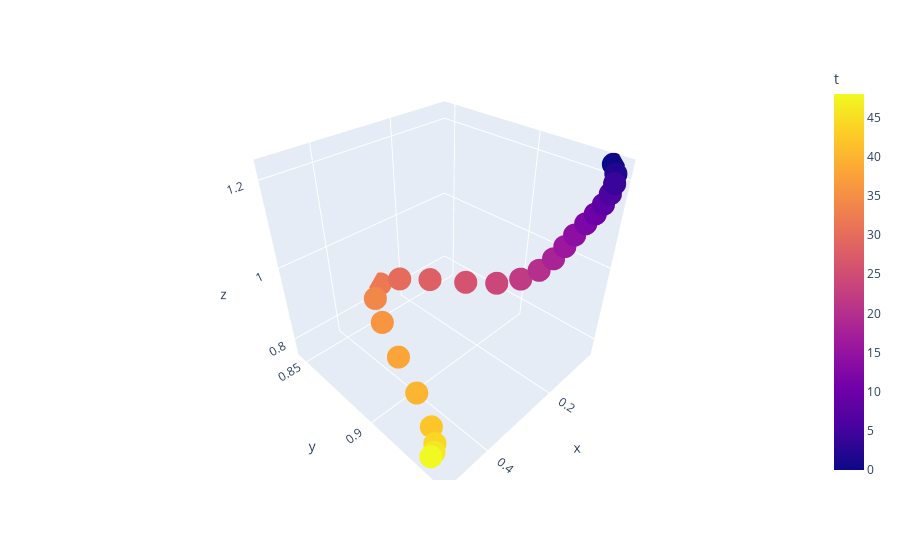

The code cell stored with this chart in its notebook:
### Code cell
import plotly.express as px
import pandas as pd

coords = ['t','x', 'y', 'z']
df = pd.DataFrame({coords[i]:old_pose_arr[:,i] for i in range(4)})
px.scatter_3d(df, x='x', y='y', z='z', color='t')

### Figure 1 — Plotly figure (JSON) as saved in the notebook; plotly's stock layout.template omitted (floating-point values rounded to 4 significant figures)
{"data": [{"hovertemplate": "x=%{x}<br>y=%{y}<br>z=%{z}<br>t=%{marker.color}<extra></extra>", "legendgroup": "", "marker": {"color": [0, 2, 4, 6, 8, 10, 12, 14, 16, 18, 20, 22, 24, 26, 28, 30, 32, 34, 36, 38, 40, 42, 44, 46, 48], "coloraxis": "coloraxis", "symbol": "circle"}, "mode": "markers", "name": "", "scene": "scene", "showlegend": false, "type": "scatter3d", "x": [0.0502, 0.06001, 0.06934, 0.07869, 0.0878, 0.09604, 0.1043, 0.1134, 0.1206, 0.1283, 0.1384, 0.1523, 0.1704, 0.1915, 0.2181, 0.247, 0.2769, 0.3078, 0.3405, 0.3777, 0.4116, 0.4451, 0.4676, 0.4858, 0.5014], "y": [0.9364, 0.9391, 0.9404, 0.9405, 0.9395, 0.9378, 0.9355, 0.9326, 0.9299, 0.9265, 0.9216, 0.9147, 0.9045, 0.8894, 0.8706, 0.8544, 0.8459, 0.8495, 0.863, 0.884, 0.9043, 0.9208, 0.9278, 0.9312, 0.9329], "z": [1.226, 1.214, 1.2, 1.183, 1.163, 1.142, 1.12, 1.093, 1.063, 1.03, 0.9945, 0.9614, 0.9338, 0.9092, 0.8835, 0.8598, 0.8384, 0.8189, 0.8012, 0.7842, 0.772, 0.7649, 0.7666, 0.7745, 0.7854]}], "layout": {"coloraxis": {"colorbar": {"title": {"text": "t"}}, "colorscale": [[0, "#0d0887"], [0.1111, "#46039f"], [0.2222, "#7201a8"], [0.3333, "#9c179e"], [0.4444, "#bd3786"], [0.5556, "#d8576b"], [0.6667, "#ed7953"], [0.7778, "#fb9f3a"], [0.8889, "#fdca26"], [1, "#f0f921"]]}, "legend": {"tracegroupgap": 0}, "margin": {"t": 60}, "scene": {"domain": {"x": [0, 1], "y": [0, 1]}, "xaxis": {"title": {"text": "x"}}, "yaxis": {"title": {"text": "y"}}, "zaxis": {"title": {"text": "z"}}}}}
